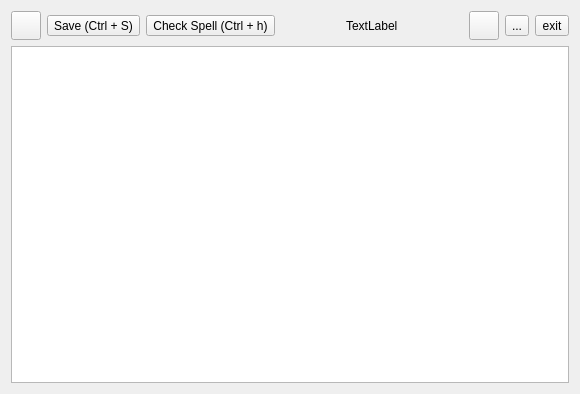
<?xml version="1.0" encoding="UTF-8"?>
<ui version="4.0">
 <class>TodayWindow</class>
 <widget class="QMainWindow" name="TodayWindow">
  <property name="geometry">
   <rect>
    <x>0</x>
    <y>0</y>
    <width>580</width>
    <height>394</height>
   </rect>
  </property>
  <property name="windowTitle">
   <string>TodayWindow</string>
  </property>
  <property name="windowIcon">
   <iconset resource="../resources/icons/icons.qrc">
    <normaloff>:/hicolor/16x16/apps/today.png</normaloff>:/hicolor/16x16/apps/today.png</iconset>
  </property>
  <widget class="QWidget" name="centralWidget">
   <layout class="QVBoxLayout" name="verticalLayout">
    <item>
     <layout class="QHBoxLayout" name="horizontalLayout">
      <item>
       <widget class="QToolButton" name="dateSelector">
        <property name="toolTip">
         <string>Select Date</string>
        </property>
        <property name="text">
         <string/>
        </property>
        <property name="icon">
         <iconset resource="../resources/icons/icons.qrc">
          <normaloff>:/oxygen/text-calendar.png</normaloff>:/oxygen/text-calendar.png</iconset>
        </property>
        <property name="iconSize">
         <size>
          <width>22</width>
          <height>22</height>
         </size>
        </property>
       </widget>
      </item>
      <item>
       <widget class="QToolButton" name="saveButton">
        <property name="toolTip">
         <string>Save</string>
        </property>
        <property name="text">
         <string>Save (Ctrl + S)</string>
        </property>
        <property name="icon">
         <iconset resource="../resources/icons/icons.qrc">
          <normaloff>:/oxygen/document-save.png</normaloff>:/oxygen/document-save.png</iconset>
        </property>
        <property name="iconSize">
         <size>
          <width>22</width>
          <height>22</height>
         </size>
        </property>
        <property name="shortcut">
         <string>Ctrl+S</string>
        </property>
       </widget>
      </item>
      <item>
       <widget class="QToolButton" name="spellcheckButton">
        <property name="text">
         <string>Check Spell (Ctrl + h)</string>
        </property>
        <property name="icon">
         <iconset resource="../resources/icons/icons.qrc">
          <normaloff>:/oxygen/tools-check-spelling.png</normaloff>:/oxygen/tools-check-spelling.png</iconset>
        </property>
        <property name="iconSize">
         <size>
          <width>22</width>
          <height>22</height>
         </size>
        </property>
        <property name="shortcut">
         <string>Ctrl+H</string>
        </property>
       </widget>
      </item>
      <item>
       <spacer name="horizontalSpacer_2">
        <property name="orientation">
         <enum>Qt::Horizontal</enum>
        </property>
        <property name="sizeHint" stdset="0">
         <size>
          <width>40</width>
          <height>20</height>
         </size>
        </property>
       </spacer>
      </item>
      <item>
       <widget class="QLabel" name="labelDate">
        <property name="text">
         <string>TextLabel</string>
        </property>
       </widget>
      </item>
      <item>
       <spacer name="horizontalSpacer">
        <property name="orientation">
         <enum>Qt::Horizontal</enum>
        </property>
        <property name="sizeHint" stdset="0">
         <size>
          <width>40</width>
          <height>20</height>
         </size>
        </property>
       </spacer>
      </item>
      <item>
       <widget class="QToolButton" name="preferencesButton">
        <property name="toolTip">
         <string>Preferences</string>
        </property>
        <property name="text">
         <string/>
        </property>
        <property name="icon">
         <iconset resource="../resources/icons/icons.qrc">
          <normaloff>:/oxygen/configure.png</normaloff>:/oxygen/configure.png</iconset>
        </property>
        <property name="iconSize">
         <size>
          <width>22</width>
          <height>22</height>
         </size>
        </property>
       </widget>
      </item>
      <item>
       <widget class="QToolButton" name="aboutButton">
        <property name="text">
         <string>...</string>
        </property>
        <property name="icon">
         <iconset resource="../resources/icons/icons.qrc">
          <normaloff>:/oxygen/help-about.png</normaloff>:/oxygen/help-about.png</iconset>
        </property>
        <property name="iconSize">
         <size>
          <width>22</width>
          <height>22</height>
         </size>
        </property>
       </widget>
      </item>
      <item>
       <widget class="QToolButton" name="exitButton">
        <property name="toolTip">
         <string>Exit</string>
        </property>
        <property name="autoFillBackground">
         <bool>false</bool>
        </property>
        <property name="text">
         <string>exit</string>
        </property>
        <property name="icon">
         <iconset resource="../resources/icons/icons.qrc">
          <normaloff>:/oxygen/application-exit.png</normaloff>:/oxygen/application-exit.png</iconset>
        </property>
        <property name="iconSize">
         <size>
          <width>22</width>
          <height>22</height>
         </size>
        </property>
       </widget>
      </item>
     </layout>
    </item>
    <item>
     <widget class="QTextEdit" name="content"/>
    </item>
   </layout>
  </widget>
 </widget>
 <layoutdefault spacing="6" margin="11"/>
 <resources>
  <include location="../resources/icons/icons.qrc"/>
 </resources>
 <connections/>
</ui>
